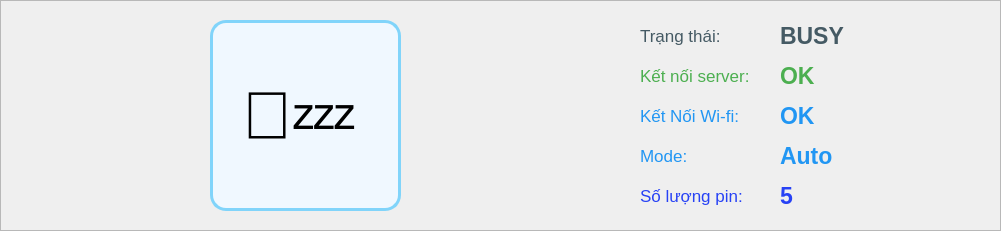
   <widget class="QFrame" name="general_status">
    <property name="geometry">
     <rect>
      <x>10</x>
      <y>50</y>
      <width>1001</width>
      <height>231</height>
     </rect>
    </property>
    <property name="styleSheet">
     <string notr="true">border: 3px solid #81D4FA;
border-radius: 10px;
background-color: #f8f9fa;

QLabel {
    border: none;
    border-radius: 0px;
}</string>
    </property>
    <property name="frameShape">
     <enum>QFrame::StyledPanel</enum>
    </property>
    <property name="frameShadow">
     <enum>QFrame::Raised</enum>
    </property>
    <widget class="QLabel" name="general_status_icon">
     <property name="geometry">
      <rect>
       <x>210</x>
       <y>20</y>
       <width>191</width>
       <height>191</height>
      </rect>
     </property>
     <property name="font">
      <font>
       <pointsize>50</pointsize>
      </font>
     </property>
     <property name="styleSheet">
      <string notr="true">border: 3px solid #81D4FA;
border-radius: 16px;
background-color: #F0F8FF;
padding: 12px;</string>
     </property>
     <property name="text">
      <string>🤖💤</string>
     </property>
    </widget>
    <widget class="QLabel" name="label_39">
     <property name="geometry">
      <rect>
       <x>640</x>
       <y>180</y>
       <width>111</width>
       <height>31</height>
      </rect>
     </property>
     <property name="font">
      <font>
       <pointsize>13</pointsize>
       <italic>false</italic>
      </font>
     </property>
     <property name="styleSheet">
      <string notr="true">border: none;
    border-radius: 0px;  color: #2742F5</string>
     </property>
     <property name="text">
      <string>Số lượng pin:</string>
     </property>
    </widget>
    <widget class="QLabel" name="status_value">
     <property name="geometry">
      <rect>
       <x>780</x>
       <y>20</y>
       <width>121</width>
       <height>31</height>
      </rect>
     </property>
     <property name="font">
      <font>
       <pointsize>17</pointsize>
       <weight>75</weight>
       <bold>true</bold>
      </font>
     </property>
     <property name="styleSheet">
      <string notr="true">border: none;
    border-radius: 0px; color: #455A64</string>
     </property>
     <property name="text">
      <string>BUSY</string>
     </property>
    </widget>
    <widget class="QLabel" name="label_38">
     <property name="geometry">
      <rect>
       <x>640</x>
       <y>140</y>
       <width>91</width>
       <height>31</height>
      </rect>
     </property>
     <property name="font">
      <font>
       <pointsize>13</pointsize>
      </font>
     </property>
     <property name="styleSheet">
      <string notr="true">border: none;
    border-radius: 0px; color: #2196F3</string>
     </property>
     <property name="text">
      <string>Mode:</string>
     </property>
    </widget>
    <widget class="QLabel" name="server_connect">
     <property name="geometry">
      <rect>
       <x>780</x>
       <y>60</y>
       <width>91</width>
       <height>31</height>
      </rect>
     </property>
     <property name="font">
      <font>
       <pointsize>17</pointsize>
       <weight>75</weight>
       <bold>true</bold>
      </font>
     </property>
     <property name="styleSheet">
      <string notr="true">border: none;
    border-radius: 0px; color: #4CAF50
</string>
     </property>
     <property name="text">
      <string>OK</string>
     </property>
    </widget>
    <widget class="QLabel" name="label_37">
     <property name="geometry">
      <rect>
       <x>640</x>
       <y>20</y>
       <width>91</width>
       <height>31</height>
      </rect>
     </property>
     <property name="font">
      <font>
       <pointsize>13</pointsize>
      </font>
     </property>
     <property name="styleSheet">
      <string notr="true">border: none;
    border-radius: 0px; color: #455A64
</string>
     </property>
     <property name="text">
      <string>Trạng thái:</string>
     </property>
    </widget>
    <widget class="QLabel" name="label_49">
     <property name="geometry">
      <rect>
       <x>640</x>
       <y>60</y>
       <width>121</width>
       <height>31</height>
      </rect>
     </property>
     <property name="font">
      <font>
       <pointsize>13</pointsize>
      </font>
     </property>
     <property name="styleSheet">
      <string notr="true">border: none;
    border-radius: 0px; color: #4CAF50
</string>
     </property>
     <property name="text">
      <string>Kết nối server:</string>
     </property>
    </widget>
    <widget class="QLabel" name="no_pin_value">
     <property name="geometry">
      <rect>
       <x>780</x>
       <y>180</y>
       <width>91</width>
       <height>31</height>
      </rect>
     </property>
     <property name="font">
      <font>
       <pointsize>17</pointsize>
       <weight>75</weight>
       <bold>true</bold>
      </font>
     </property>
     <property name="styleSheet">
      <string notr="true">border: none;
    border-radius: 0px; color: #2742F5

</string>
     </property>
     <property name="text">
      <string>5</string>
     </property>
    </widget>
    <widget class="QLabel" name="mode_value">
     <property name="geometry">
      <rect>
       <x>780</x>
       <y>140</y>
       <width>91</width>
       <height>31</height>
      </rect>
     </property>
     <property name="font">
      <font>
       <pointsize>17</pointsize>
       <weight>75</weight>
       <bold>true</bold>
      </font>
     </property>
     <property name="styleSheet">
      <string notr="true">border: none;
    border-radius: 0px; color: #2196F3
</string>
     </property>
     <property name="text">
      <string>Auto</string>
     </property>
    </widget>
    <widget class="QLabel" name="label_40">
     <property name="geometry">
      <rect>
       <x>640</x>
       <y>100</y>
       <width>121</width>
       <height>31</height>
      </rect>
     </property>
     <property name="font">
      <font>
       <pointsize>13</pointsize>
      </font>
     </property>
     <property name="styleSheet">
      <string notr="true">border: none;
    border-radius: 0px; color: #2196F3</string>
     </property>
     <property name="text">
      <string>Kết Nối Wi-fi:</string>
     </property>
    </widget>
    <widget class="QLabel" name="label_41">
     <property name="geometry">
      <rect>
       <x>780</x>
       <y>100</y>
       <width>91</width>
       <height>31</height>
      </rect>
     </property>
     <property name="font">
      <font>
       <pointsize>17</pointsize>
       <weight>75</weight>
       <bold>true</bold>
      </font>
     </property>
     <property name="styleSheet">
      <string notr="true">border: none;
    border-radius: 0px; color: #2196F3</string>
     </property>
     <property name="text">
      <string>OK</string>
     </property>
    </widget>
   </widget>
